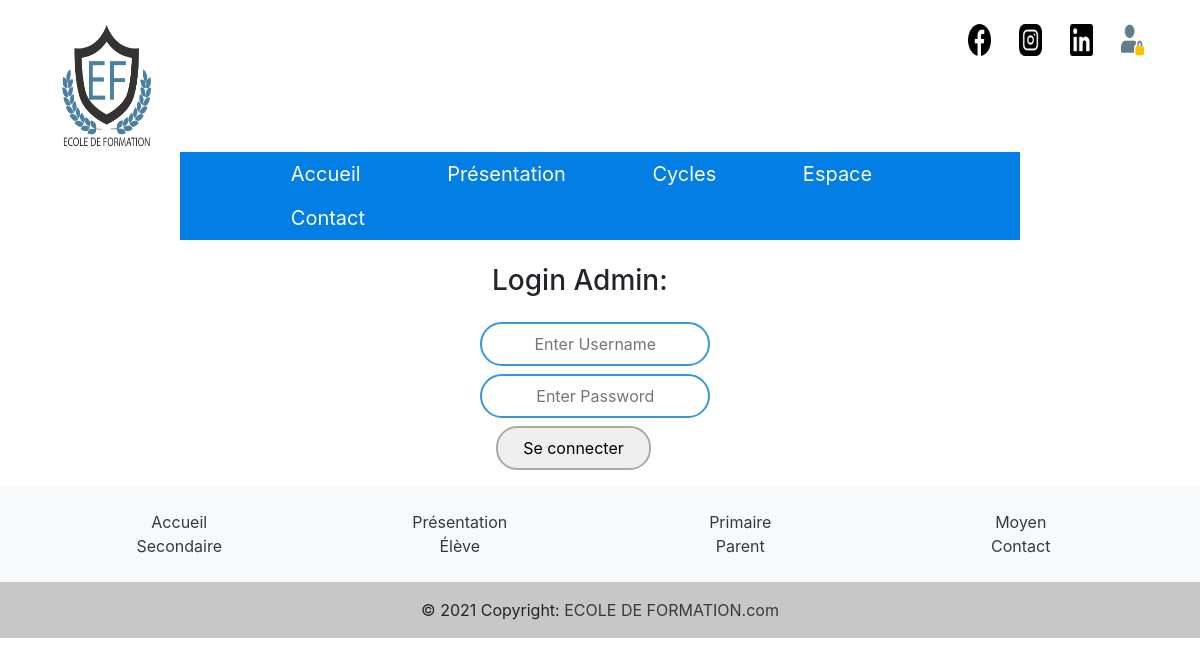
Screenshot of /projet/index/Login with the database file from the repository.
### tables this page shows
CREATE TABLE `contact` (
  `id` int(11) NOT NULL,
  `nom` text NOT NULL,
  `link` text NOT NULL
);

CREATE TABLE `menu_accueil` (
  `id` int(11) NOT NULL,
  `menu` text NOT NULL,
  `types` int(11) NOT NULL
);

### projet/MVC/Controller/ControllerLoginAdmin.php (called while the page is built)
<?php
require_once('../MVC/View/ViewLoginAdmin.php');
require_once('../MVC/Model/ModelLoginAdmin.php');
class ControllerLoginAdmin{
    public function afficher_accueil(){
        $view= new ViewLoginAdmin();
        $view->logo();
        $view->contact();
        $view->afficher_menu();
        $view->login();
    $view->afficher_footer();
    }
    public function contact(){
        $model = new ModelLoginAdmin();
        $res= $model->get_contact();
        return $res;
    }
    public function get_menu(){
        $model = new ModelLoginAdmin();
        $res= $model->get_menu();
        return $res;
    }
}

### projet/MVC/Model/ModelLoginAdmin.php (called while the page is built, shortened)
<?php
require_once('../MVC/Controller/ControllerLoginAdmin.php');
class ModelLoginAdmin{
    private $dbname="TDW";
    private $host="127.0.0.1";
    private $user="root";
    private $password ="";
    private function connexion_db($dbname,$host,$user,$password){
        $dsn= "mysql:dbname=$dbname; host=$host;";
        try{
        $c=new PDO($dsn,$user,$password);
        }catch(PDOException $ex){
          printf("erreur de connexion à la base de donnée",$ex->getMessage());
          exit();
        }
        return $c;
    }
    private function requete($c,$req){
       return $c->query($req);
    }
    public function get_menu(){
        $c=$this->connexion_db($this->dbname,$this->host,$this->user,$this->password);
        $req="SELECT menu , types FROM menu_accueil ";
        $res=$this->requete($c,$req);
        return $res;
    }
    public function get_contact(){
        $c=$this->connexion_db($this->dbname,$this->host,$this->user,$this->password);
        $req="SELECT id,nom,link FROM contact ";
        $res=$this->requete($c,$req);
        return $res;
    }
}

### projet/MVC/View/ViewLoginAdmin.php (the view, shortened to what this page needs)
<?php
require_once('../MVC/Controller/ControllerLoginAdmin.php');
?>
<link href="../MVC/css/login.css" rel="stylesheet" type="text/css">
<link href="../MVC/css/accueil.css" rel="stylesheet" type="text/css">
<link rel="stylesheet" href="https://stackpath.bootstrapcdn.com/bootstrap/4.3.1/css/bootstrap.min.css">
<?php
class ViewLoginAdmin
{
  public function logo()
  {
    echo '<img id= "logo" src="../MVC/Image/LOGO.png" style="width: 8%;height: 16%;"/>';
  }
  public function contact()
  {
    $c = new ControllerLoginAdmin();
    $res = $c->contact();
    echo '<div id="icons"><ul>';
    foreach ($res as $row) {
      echo '<li class="icons-img"> <a href="' . $row["link"] . '"><img id="image' . $row["id"] . '" style="width: 2%;height: 4%;" src="../MVC/Image/' . $row["nom"] . '"></a></li>';
    }
    echo '</ul></div>';
  }
  public function login()
  {
?>
    <h3 style="margin-left:41%; margin-top:2%; margin-bottom:2%;">Login Admin: </h3>
    <form id="form" method="POST" action="">
      <div class="container">
        <input type="text" placeholder="Enter Username" name="username" id="username" required>
        <input type="password" placeholder="Enter Password" name="password" id="password" required>
        <input type="submit" id="MyButton" value="Se connecter"></input>
      </div>
    </form>
  <?php
  }
  public function afficher_menu()
  {
  ?>
    <nav>
      <ul class="nav">
        <?php
        $c = new ControllerLoginAdmin();
        $res = $c->get_menu();
        foreach ($res as $row) {
          if ($row["types"] == 0) {
            if (strcmp($row["menu"], 'Cycles') == 0 || strcmp($row["menu"], 'Espace') == 0) {
              if (strcmp($row["menu"], 'Cycles') == 0) {
                echo '<li ><a href="/projet/index/">' . $row["menu"] . '</a><ul>';
                $res1 = $c->get_menu();
                echo '</ul></li>';
              } else {
                echo '<li ><a  href="/projet/index/">' . $row["menu"] . '</a><ul>';
                echo '</ul></li>';
              }
            } else {
              if (strcmp($row["menu"], 'Accueil') == 0) {
                echo '<li ><a  href="/projet/index/#">' . $row["menu"] . '</a></li>';
              } else {
                echo '<li ><a  href="/projet/index/' . $row["menu"] . '">' . $row["menu"] . '</a></li>';
              }
            }
          }
        }
        ?>
      </ul>
    </nav>
<?php
  }
  public function afficher_footer()
  {
    $c = new ControllerLoginAdmin();
    $res = $c->get_menu();
    echo '
      <footer class="bg-light text-center text-lg-start">
      <div class="container p-4">
        <div class="row" >
          ';
    foreach ($res as $row) {
      if (strcmp($row["menu"], 'Cycles') !== 0 && strcmp($row["menu"], 'Espace') !== 0) {
        if (strcmp($row["menu"], 'Parents') == 0) {
          echo ' <div class="col-lg-3 col-md-6 mb-4 mb-md-0" >
      <ul class="list-unstyled mb-0">
        <li>
          <a href="/projet/index/Espace/' . $row["menu"] . '" class="text-dark">' . $row["menu"] . '</a>
        </li>
      </ul>
    </div>
    ';
        } else  if ($row["menu"] == 'Primaire') {
          echo ' <div class="col-lg-3 col-md-6 mb-4 mb-md-0" >
      <ul class="list-unstyled mb-0">
        <li>
          <a href="/projet/index/Cycles/' . $row["menu"] . '" class="text-dark">' . $row["menu"] . '</a>
        </li>
      </ul>
    </div>
    ';
        } else if (strcmp($row["menu"], 'Moyen') == 0) {
          echo ' <div class="col-lg-3 col-md-6 mb-4 mb-md-0" >
      <ul class="list-unstyled mb-0">
        <li>
          <a href="/projet/index/Cycles/' . $row["menu"] . '" class="text-dark">' . $row["menu"] . '</a>
        </li>
      </ul>
    </div>
    ';
        } else if (strcmp($row["menu"], 'Secondaire') == 0) {
          echo ' <div class="col-lg-3 col-md-6 mb-4 mb-md-0" >
      <ul class="list-unstyled mb-0">
        <li>
          <a href="/projet/index/Cycles/' . $row["menu"] . '" class="text-dark">' . $row["menu"] . '</a>
        </li>
      </ul>
    </div>
    ';
        } else if (strcmp($row["menu"], 'Élève') == 0) {
          echo ' <div class="col-lg-3 col-md-6 mb-4 mb-md-0" >
      <ul class="list-unstyled mb-0">
        <li>
          <a href="/projet/index/Espace/' . $row["menu"] . '" class="text-dark">' . $row["menu"] . '</a>
        </li>
      </ul>
    </div>
    ';
        } else {
          echo ' <div class="col-lg-3 col-md-6 mb-4 mb-md-0" >
            <ul class="list-unstyled mb-0">
              <li>
                <a href="/projet/index/' . $row["menu"] . '" class="text-dark">' . $row["menu"] . '</a>
              </li>
            </ul>
          </div>
          ';
        }
      }
    };
    echo '</div>
      </div>
      <div class="text-center p-3" style="background-color: rgba(0, 0, 0, 0.2)">
        © 2021 Copyright:
        <a class="text-dark">ECOLE DE FORMATION.com</a>
      </div>
    </footer>';
  }
}
?>

### projet/MVC/css/login.css (style rules this page uses)
#form { text-align: center; color: black; transition: 0.25s; margin-top: 4; margin-left: 30%;; }
input[type="text"], input[type="password"] { border: 0; background: none; display: block; margin-left: 13%; margin-bottom: 1%; text-align: center; border: 2px solid #3498db; padding: 8px 8px; width: 230px; outline: none; color: rgb(49, 49, 49); border-radius: 24px; transition: 0.25s }
input[type="submit"] { border: 0; margin-right: 51%; text-align: center; border: 2px solid #aaaaaa; padding: 8px 25px; outline: none; color: black; border-radius: 21px; transition: 0.25s; cursor: pointer }

### projet/MVC/css/accueil.css (style rules this page uses)
.icons-img { list-style: none; display: inline; margin-right: 2%; }
#image1 { margin-left:70%; }
#icons { margin-top: 2%; margin-bottom: 8%; }
.nav { margin-left: 12%; }
#logo { margin-left: 5%; float:left; }
.nav li a { list-style:none !important; color:rgb(253, 253, 253); padding:10px; font-size:20px; text-decoration:none; }
.nav li { margin-right:9%; font-size:20px; line-height:44px; float:left; }
nav { margin-left:15%; margin-right:15%; margin-top: 5%; background-color: rgb(2, 126, 228); }

### rows the page displays
contact: nom (picture)
contact: nom (picture)
contact: nom (picture)
contact: shows a picture
menu_accueil: menu "Accueil"
menu_accueil: menu "Présentation"
menu_accueil: menu "Cycles"
menu_accueil: menu "Espace"
menu_accueil: menu "Contact"
menu_accueil: menu "Primaire"
menu_accueil: menu "Moyen"
menu_accueil: menu "Secondaire"
menu_accueil: menu "Élève"
menu_accueil: menu "Parent"
